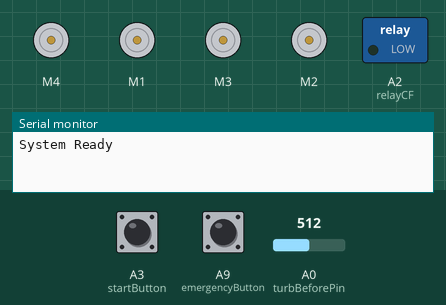
Bench run of a sketch on a simulated Arduino Mega 2560, built with avr-gcc and run on an emulated ATmega2560. On the bench: 4 × DC motor (green arrow = forward, orange = backward, longer = faster), switched loads named in the sketch (green lamp = pin HIGH), the last lines printed to the serial monitor. The inputs (shaded band) are chosen by the test bench; at power-on: A3 (startButton) HIGH, A0 (turbBeforePin) = 512, A9 (emergencyButton) HIGH.

Above: at 1.2 s.
1.3 s: A3 (startButton) pulled LOW for 0.15 s
At 1.9 s:
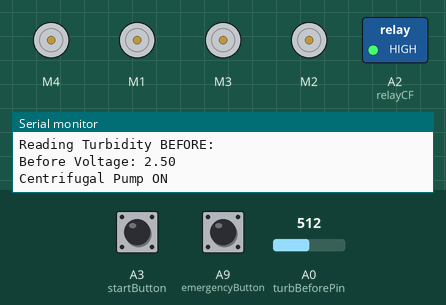
At 14.2 s:
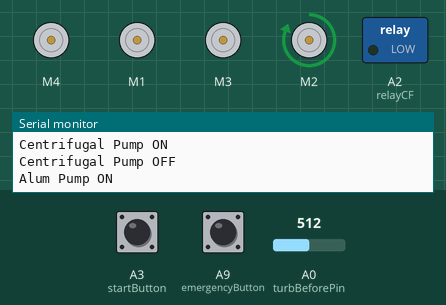
Timing chart, 0 to 19.9 s (numbered marks = the images above; inputs shaded):
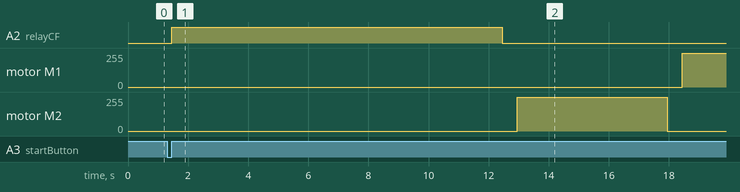

The sketch:

WaterFiltration.ino
```cpp
#include <AFMotor.h>

// ---------------- Motor Shield devices ----------------
AF_DCMotor motorFilter(4);   // Filter press motor
AF_DCMotor motorMix(1);      // Mixing motor
AF_DCMotor pumpClean(3);     // Clean water pump
AF_DCMotor pumpAlum(2);      // Alum pump

// ---------------- Relay for centrifugal pump ----------------
const int relayCF = A2;
// Most cheap relay modules are active-LOW (LOW = relay ON).
// If yours is, swap these two values. Everything else follows automatically.
const int RELAY_ON  = HIGH;
const int RELAY_OFF = LOW;

// ---------------- Buttons (wired to GND, internal pull-ups) ----------------
const int startButton     = A3;  // Start button
const int emergencyButton = A9;  // Emergency stop (A9 exists on the Arduino Mega only)

// ---------------- Turbidity sensors ----------------
const int turbBeforePin = A0;
const int turbAfterPin  = A1;

// ---------------- Mixer speeds ----------------
const uint8_t FAST_SPEED = 255;
const uint8_t SLOW_SPEED = 155;

// ======================================================
void setup() {
  Serial.begin(9600);

  // Buttons
  pinMode(startButton, INPUT_PULLUP);
  pinMode(emergencyButton, INPUT_PULLUP);

  // Relay: set the OFF level BEFORE making the pin an output,
  // so the pump never blips on at power-up
  digitalWrite(relayCF, RELAY_OFF);
  pinMode(relayCF, OUTPUT);

  // Motors
  motorFilter.setSpeed(255);
  motorMix.setSpeed(FAST_SPEED);
  pumpClean.setSpeed(255);
  pumpAlum.setSpeed(255);

  stopAll();

  Serial.println("System Ready");
}

// ======================================================
void loop() {
  checkEmergency();

  // Start button pressed?
  if (digitalRead(startButton) == LOW) {
    waitWithEStop(50);                       // debounce
    if (digitalRead(startButton) == LOW) {
      runSequence();

      // Don't restart just because the button is still being held
      while (digitalRead(startButton) == LOW) {
        checkEmergency();
      }
      waitWithEStop(50);
    }
  }
}

// ======================================================
// MAIN SEQUENCE
// Every wait uses waitWithEStop(), so the emergency button
// is checked about once per millisecond for the whole run.
// ======================================================
void runSequence() {
  Serial.println("Sequence Started");

  // TURBIDITY BEFORE
  Serial.println("Reading Turbidity BEFORE:");
  float before = readTurbidity(turbBeforePin);
  Serial.print("Before Voltage: ");
  Serial.println(before);

  // 1. CENTRIFUGAL PUMP
  Serial.println("Centrifugal Pump ON");
  digitalWrite(relayCF, RELAY_ON);
  waitWithEStop(11000);   // 11 seconds

  Serial.println("Centrifugal Pump OFF");
  digitalWrite(relayCF, RELAY_OFF);
  waitWithEStop(500);

  // 2. ALUM PUMP
  Serial.println("Alum Pump ON");
  pumpAlum.run(FORWARD);
  waitWithEStop(5000);

  Serial.println("Alum Pump OFF");
  pumpAlum.run(RELEASE);
  waitWithEStop(500);

  // 3. FAST MIX
  Serial.println("Fast Mix Motor ON");
  motorMix.setSpeed(FAST_SPEED);   // reset every run (slow mix lowers it)
  motorMix.run(FORWARD);
  waitWithEStop(10000);

  Serial.println("Fast Mix Motor OFF");
  motorMix.run(RELEASE);
  waitWithEStop(500);

  // 4. SLOW MIX
  Serial.println("Slow Mix Motor ON");
  motorMix.setSpeed(SLOW_SPEED);
  motorMix.run(BACKWARD);
  waitWithEStop(10000);

  Serial.println("Slow Mix Motor OFF");
  motorMix.run(RELEASE);
  motorMix.setSpeed(FAST_SPEED);
  waitWithEStop(500);

  // 5. FILTER PRESS
  Serial.println("Filter Press ON");
  motorFilter.run(FORWARD);
  waitWithEStop(5000);

  Serial.println("Filter Press OFF");
  motorFilter.run(RELEASE);
  waitWithEStop(500);

  // 6. CLEAN WATER PUMP
  Serial.println("Clean Water Pump ON");
  pumpClean.run(FORWARD);
  waitWithEStop(8000);

  Serial.println("Clean Water Pump OFF");
  pumpClean.run(RELEASE);
  waitWithEStop(1000);   // let the water settle around the sensor

  // 7. TURBIDITY AFTER
  Serial.println("Reading Turbidity AFTER:");
  float after = readTurbidity(turbAfterPin);
  Serial.print("After Voltage: ");
  Serial.println(after);

  // For the common analog turbidity sensors, higher voltage = clearer water
  Serial.print("Change (after - before): ");
  Serial.println(after - before);

  Serial.println("Sequence Complete");
}

// ======================================================
// TURBIDITY SENSOR: average 20 readings to smooth out noise
// ======================================================
float readTurbidity(int pin) {
  long total = 0;
  for (int i = 0; i < 20; i++) {
    total += analogRead(pin);
    waitWithEStop(5);
  }
  return (total / 20.0) * (5.0 / 1023.0);
}

// ======================================================
// TIMING + EMERGENCY HELPERS
// ======================================================
// Replacement for delay() that keeps watching the emergency button
void waitWithEStop(unsigned long ms) {
  unsigned long start = millis();
  while (millis() - start < ms) {
    checkEmergency();
  }
}

void checkEmergency() {
  if (digitalRead(emergencyButton) == LOW) {
    delay(20);   // short debounce
    if (digitalRead(emergencyButton) == LOW) {
      emergencyStop();
    }
  }
}

// STOP EVERYTHING
void stopAll() {
  digitalWrite(relayCF, RELAY_OFF);
  motorFilter.run(RELEASE);
  motorMix.run(RELEASE);
  pumpClean.run(RELEASE);
  pumpAlum.run(RELEASE);
}

// EMERGENCY STOP
void emergencyStop() {
  stopAll();   // stop outputs first, then report
  Serial.println("EMERGENCY STOP ACTIVATED");
  while (true) {}   // freeze until the board is reset
}
```

Measured:
- after the input at 1.3 s, A2 (relayCF): LOW → HIGH after 0.15 s, → LOW 11.0 s later; motor M1: stopped → forward 255/255 after 17.1 s; motor M2: stopped → forward 255/255 after 11.6 s, → stopped 5.0 s later
